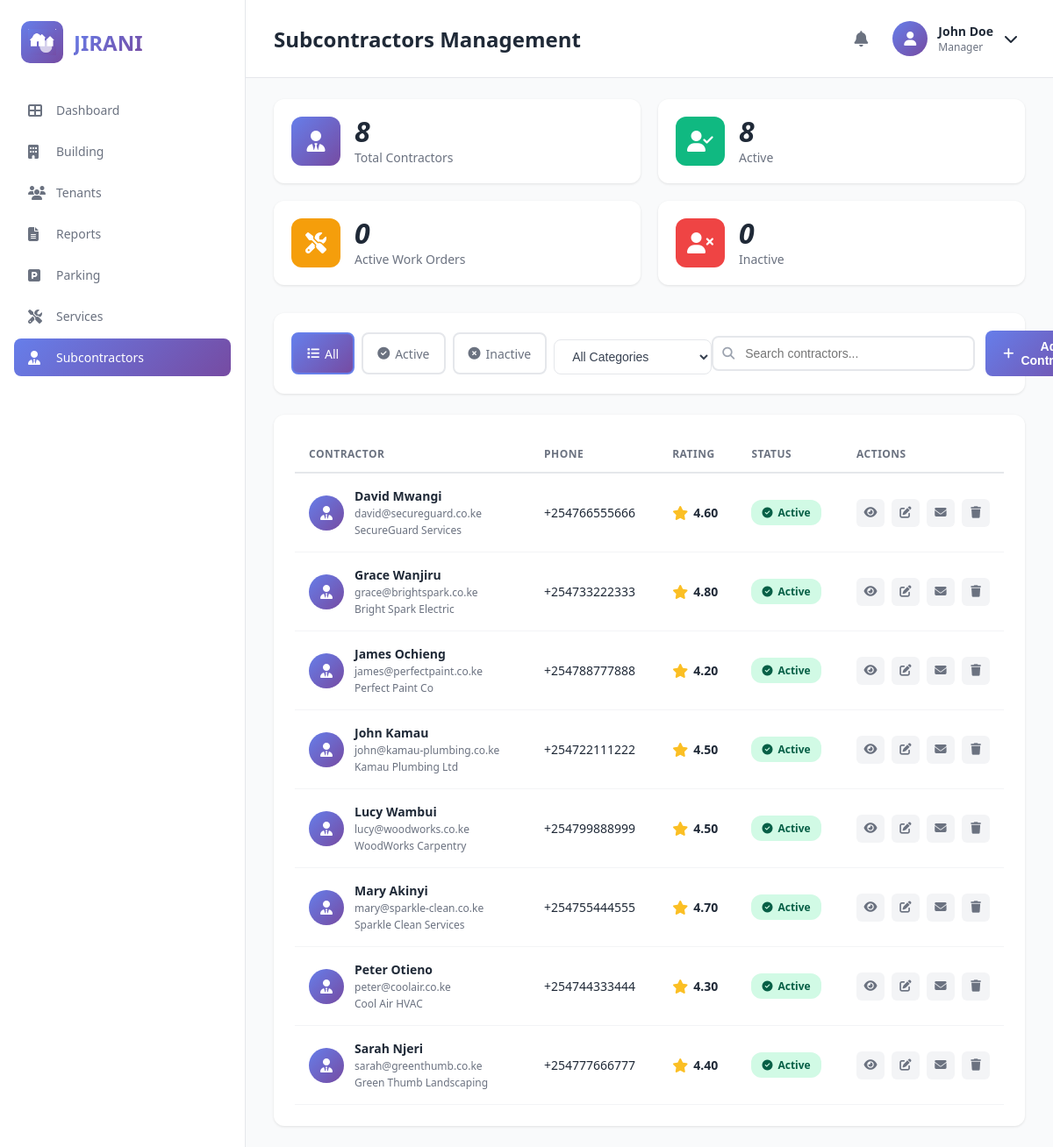
/subcontractors/ (signed in), run on the app's committed database.
### dashboard/models.py (models this page shows, shortened)
class Subcontractor(models.Model):
    CATEGORY_CHOICES = [
        ('plumber', 'Plumber'),
        ('electrician', 'Electrician'),
        ('hvac', 'HVAC Technician'),
        ('cleaner', 'Cleaning Services'),
        ('security', 'Security'),
        ('landscaper', 'Landscaping'),
        ('painter', 'Painter'),
        ('carpenter', 'Carpenter'),
        ('pest_control', 'Pest Control'),
        ('general', 'General Maintenance'),
    ]
    STATUS_CHOICES = [
        ('active', 'Active'),
        ('inactive', 'Inactive'),
    ]
    name = models.CharField(max_length=100)
    company_name = models.CharField(max_length=100, blank=True)
    category = models.CharField(max_length=50, choices=CATEGORY_CHOICES)
    phone = models.CharField(max_length=15)
    email = models.EmailField()
    status = models.CharField(max_length=20, choices=STATUS_CHOICES, default='active')
    rating = models.DecimalField(max_digits=3, decimal_places=2, default=0.00)  # 0.00 to 5.00
    joined_date = models.DateField(default=date.today)
    notes = models.TextField(blank=True)
    def active_work_orders_count(self):
     return WorkOrder.objects.filter(
        assigned_to=self,
        status__in=['new', 'open', 'in_progress']
    ).count()

### dashboard/views.py (the view, shortened to what this page needs)
# urls.py: path('subcontractors/', views.subcontractors_view, name='subcontractors'),
@login_required
def subcontractors_view(request):
    all_subcontractors = Subcontractor.objects.order_by('-id')
    filter_category = request.GET.get('category', 'all')
    filter_status = request.GET.get('status', 'all')
    search_query = request.GET.get('search', '')
    if filter_category != 'all':
        subcontractors = all_subcontractors.filter(category=filter_category)
    else:
        subcontractors = all_subcontractors
    if filter_status == 'active':
        subcontractors = subcontractors.filter(status='active')
    elif filter_status == 'inactive':
        subcontractors = subcontractors.filter(status='inactive')
    stats = {
        'total': all_subcontractors.count(),
        'active': all_subcontractors.filter(status='active').count(),
        'inactive': all_subcontractors.filter(status='inactive').count(),
        'work_orders': sum([s.active_work_orders_count() for s in all_subcontractors]),
    }
    subcontractors = subcontractors.order_by('name')
    context = {
        'subcontractors': subcontractors,
        'stats': stats,
        'filter_category': filter_category,
        'filter_status': filter_status,
        'search_query': search_query,
    }
    return render(request, 'dashboard/subcontractors.html', context)

### dashboard/templates/dashboard/subcontractors.html (shortened to what this page needs)
{% load static %}
<!DOCTYPE html>
<html lang="en">
<head>
    <link rel="stylesheet" href="{% static 'css/style.css' %}">
    <link rel="stylesheet" href="https://cdnjs.cloudflare.com/ajax/libs/font-awesome/6.4.0/css/all.min.css">
</head>
<body>
    <div class="container">
        <aside class="sidebar">
            <div class="logo">
                <div class="logo-icon">
                    <img src="{% static 'images/Jirani App Logo 1.png' %}" alt="Jirani Logo" style="width: 32px; height: 32px; object-fit: contain;">
                </div>
                <h1>JIRANI</h1>
            </div>
            <nav class="nav-menu">
                <a href="{% url 'dashboard' %}" class="nav-item">
                    <i class="fas fa-th-large"></i>
                    <span>Dashboard</span>
                </a>
                <a href="#" class="nav-item">
                    <i class="fas fa-building"></i>
                    <span>Building</span>
                </a>
                <a href="{% url 'tenants' %}" class="nav-item">
                    <i class="fas fa-users"></i>
                    <span>Tenants</span>
                </a>
                <a href="#" class="nav-item">
                    <i class="fas fa-file-alt"></i>
                    <span>Reports</span>
                </a>
                <a href="{% url 'parking' %}" class="nav-item">
                    <i class="fas fa-parking"></i>
                    <span>Parking</span>
                </a>
                 <a href="{% url 'services' %}" class="nav-item">
                    <i class="fas fa-tools"></i>
                    <span>Services</span>
                </a>
                <a href="{% url 'subcontractors' %}" class="nav-item active">
                    <i class="fas fa-user-tie"></i>
                    <span>Subcontractors</span>
                </a>
            </nav>
        </aside>
        <main class="main-content">
            <header class="top-nav">
                <h2 style="font-size: 24px; font-weight: 700; color: #1f2937;">Subcontractors Management</h2>
                <div class="user-section">
                    <i class="fas fa-bell"></i>
                    <div class="user-profile" id="userProfileBtn">
                        <div class="user-avatar">
                            <i class="fas fa-user"></i>
                        </div>
                        <div class="user-info">
                            <div class="user-name">{{ user.get_full_name }}</div>
                            <div class="user-role">Manager</div>
                        </div>
                        <i class="fas fa-chevron-down"></i>
                    </div>
                </div>
            </header>
            <div class="tenants-page">
                <div class="stats-grid">
                    <div class="stat-card">
                        <div class="stat-icon" style="background: linear-gradient(135deg, #667eea 0%, #764ba2 100%);">
                            <i class="fas fa-user-tie"></i>
                        </div>
                        <div class="stat-content">
                            <div class="stat-number">{{ stats.total }}</div>
                            <div class="stat-label">Total Contractors</div>
                        </div>
                    </div>
                    <div class="stat-card">
                        <div class="stat-icon" style="background: #10b981;">
                            <i class="fas fa-user-check"></i>
                        </div>
                        <div class="stat-content">
                            <div class="stat-number">{{ stats.active }}</div>
                            <div class="stat-label">Active</div>
                        </div>
                    </div>
                    <div class="stat-card">
                        <div class="stat-icon" style="background: #f59e0b;">
                            <i class="fas fa-tools"></i>
                        </div>
                        <div class="stat-content">
                            <div class="stat-number">{{ stats.work_orders }}</div>
                            <div class="stat-label">Active Work Orders</div>
                        </div>
                    </div>
                    <div class="stat-card">
                        <div class="stat-icon" style="background: #ef4444;">
                            <i class="fas fa-user-times"></i>
                        </div>
                        <div class="stat-content">
                            <div class="stat-number">{{ stats.inactive }}</div>
                            <div class="stat-label">Inactive</div>
                        </div>
                    </div>
                </div>
                <div class="tenants-toolbar">
                    <div class="filter-buttons">
                        <a href="?status=all&category={{ filter_category }}" class="filter-btn {% if filter_status == 'all' %}active{% endif %}">
                            <i class="fas fa-list"></i> All
                        </a>
                        <a href="?status=active&category={{ filter_category }}" class="filter-btn {% if filter_status == 'active' %}active{% endif %}">
                            <i class="fas fa-check-circle"></i> Active
                        </a>
                        <a href="?status=inactive&category={{ filter_category }}" class="filter-btn {% if filter_status == 'inactive' %}active{% endif %}">
                            <i class="fas fa-times-circle"></i> Inactive
                        </a>
                        <div class="category-filter">
                            <select name="category" id="categoryFilter" onchange="filterByCategory(this.value)">
                                <option value="all" {% if filter_category == 'all' %}selected{% endif %}>All Categories</option>
                            </select>
                        </div>
                    </div>
                    <div class="search-actions">
    <div class="search-form">
        <i class="fas fa-search"></i>
        <input type="text" placeholder="Search contractors..." id="searchInput" autocomplete="off">
    </div>
                        <button class="btn-primary" id="addSubcontractorBtn">
                            <i class="fas fa-plus"></i> Add Contractor
                        </button>
                    </div>
                </div>
                <div class="tenants-table-container">
                    <table class="tenants-table">
                        <thead>
                            <tr>
                                <th>Contractor</th>
                                <th>Phone</th>
                                <th>Rating</th>
                                <th>Status</th>
                                <th style="width: 180px;">Actions</th>
                            </tr>
                        </thead>
                        <tbody>
                            {% for contractor in subcontractors %}
                            <tr data-contractor-id="{{ contractor.id }}"
                                data-name="{{ contractor.name }}"
                                data-email="{{ contractor.email }}"
                                data-company="{{ contractor.company_name }}"
                                data-phone="{{ contractor.phone }}"
                                data-category="{{ contractor.category }}"
                                data-rating="{{ contractor.rating }}"
                                data-work-orders="{{ contractor.active_work_orders_count }}"
                                data-status="{{ contractor.status }}"
                                data-notes="{{ contractor.notes }}">
                                <td>
                                    <div class="tenant-info">
                                        <div class="tenant-avatar" style="background: linear-gradient(135deg, #667eea 0%, #764ba2 100%);">
                                            <i class="fas fa-user-tie"></i>
                                        </div>
                                        <div class="tenant-details">
                                            <div class="tenant-name">{{ contractor.name }}</div>
                                            <div class="tenant-email">{{ contractor.email }}</div>
                                            <div class="tenant-email" style="margin-top: 2px; font-size: 12px;">{{ contractor.company_name }}</div>
                                        </div>
                                    </div>
                                </td>
                                <td>{{ contractor.phone }}</td>
                                <td>
                                    <div class="rating-display">
                                        <i class="fas fa-star" style="color: #fbbf24;"></i>
                                        <strong>{{ contractor.rating }}</strong>
                                    </div>
                                </td>
                                <td>
                                    {% if contractor.status == 'active' %}
                                        <span class="status-badge active">
                                            <i class="fas fa-check-circle"></i> Active
                                        </span>
                                    {% else %}
                                        <span class="status-badge moved-out">
                                            <i class="fas fa-times-circle"></i> Inactive
                                        </span>
                                    {% endif %}
                                </td>
                                <td>
                                    <div class="action-buttons">
                                        <button class="btn-icon view-contractor-btn" title="View Details">
                                            <i class="fas fa-eye"></i>
                                        </button>
                                        <button class="btn-icon edit-contractor-btn" title="Edit">
                                            <i class="fas fa-edit"></i>
                                        </button>
                                        <button class="btn-icon" title="Message">
                                            <i class="fas fa-envelope"></i>
                                        </button>
                                        <button class="btn-icon btn-delete delete-contractor-btn" title="Delete">
                                            <i class="fas fa-trash"></i>
                                        </button>
                                    </div>
                                </td>
                            </tr>
                            {% endfor %}
                        </tbody>
                    </table>
                </div>
            </div>
        </main>
    </div>
</body>
</html>

### data on the page
Subcontractor: name "David Mwangi", email "david@secureguard.co.ke", company_name "SecureGuard Services", phone "+254766555666", rating "4.60", status "active" (drawn)
Subcontractor: name "Grace Wanjiru", email "grace@brightspark.co.ke", company_name "Bright Spark Electric", phone "+254733222333", rating "4.80", status "active" (drawn)
Subcontractor: name "James Ochieng", email "james@perfectpaint.co.ke", company_name "Perfect Paint Co", phone "+254788777888", rating "4.20", status "active" (drawn)
Subcontractor: name "John Kamau", email "john@kamau-plumbing.co.ke", company_name "Kamau Plumbing Ltd", phone "+254722111222", rating "4.50", status "active" (drawn)
Subcontractor: name "Lucy Wambui", email "lucy@woodworks.co.ke", company_name "WoodWorks Carpentry", phone "+254799888999", rating "4.50", status "active" (drawn)
Subcontractor: name "Mary Akinyi", email "mary@sparkle-clean.co.ke", company_name "Sparkle Clean Services", phone "+254755444555", rating "4.70", status "active" (drawn)
Subcontractor: name "Peter Otieno", email "peter@coolair.co.ke", company_name "Cool Air HVAC", phone "+254744333444", rating "4.30", status "active" (drawn)
Subcontractor: name "Sarah Njeri", email "sarah@greenthumb.co.ke", company_name "Green Thumb Landscaping", phone "+254777666777", rating "4.40", status "active" (drawn)

### other printed values
{{ user.get_full_name }} "John Doe"
{{ stats.total }} "8"
{{ stats.active }} "8"
{{ stats.work_orders }} "0"
{{ stats.inactive }} "0"
